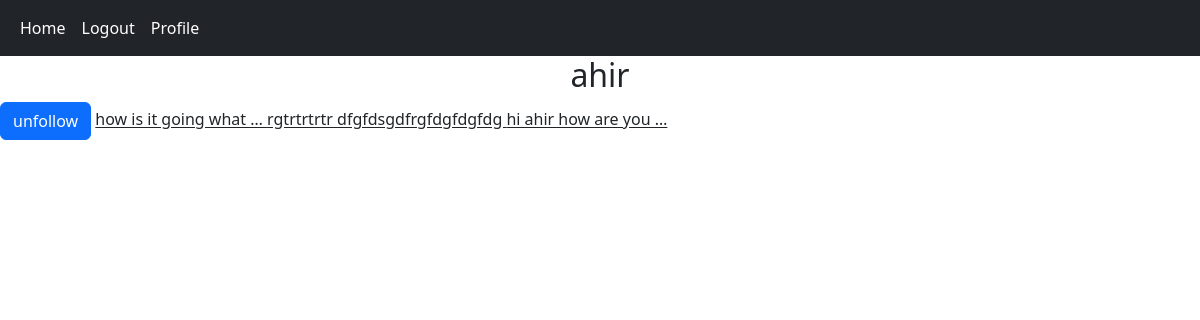
/account/profile/2/ (signed in), run on the app's committed database.
### home_app/models.py (models this page shows, shortened)
class UserPost(models.Model):
    user = models.ForeignKey(User, on_delete=models.CASCADE, related_name='posts')
    body = models.TextField()
    slug = models.SlugField()
    created = models.DateTimeField(auto_now_add=True)
    update = models.DateTimeField(auto_now=True)
    class Meta:
        ordering = ('-created',)
    def get_absolute_url(self):
        return reverse('home_app:post_detail', args=(self.id, self.slug))

### account_app/views.py (the view)
# urls.py: path('profile/<int:user_id>/', views.UserProfileView.as_view(), name="profile"),
class UserProfileView(LoginRequiredMixin, View):
    template_name = 'account_app/profile.html'
    def get(self, request, user_id):
        is_following = False
        user = User.objects.get(id=user_id)
        posts = user.posts.all()
        relation = Relation.objects.filter(from_user=request.user, to_user=user)
        if relation.exists():
            is_following = True
        return render(request, self.template_name, {'user': user, 'posts': posts, 'is_following':is_following})

### account_app/templates/account_app/profile.html (shortened to what this page needs)
{% extends 'base.html' %}
{% block content %}
    <h2 class="text-center"> {{ user.username }} </h2>
    {% if request.user.id != user.id and not is_following %}
        <a class='btn btn-primary' href="{% url 'account_app:follow' user.id %}">follow</a>
    {% elif request.user.id != user.id and is_following %}
        <a class='btn btn-primary' href="{% url 'account_app:unfollow' user.id %}">unfollow</a>
    {% endif %}
    {% for post in posts %}
    <a href="{{ post.get_absolute_url }}" class="card-body">
        {{ post.body|truncatewords:5 }}
    </a>
    {% endfor %}
{% endblock %}

### data on the page
UserPost: body "how is it going what …"
UserPost: body "rgtrtrtrtr"
UserPost: body "dfgfdsgdfrgfdgfdgfdg"
UserPost: body "hi ahir how are you …"

### other printed values
{{ user.username }} "ahir"
